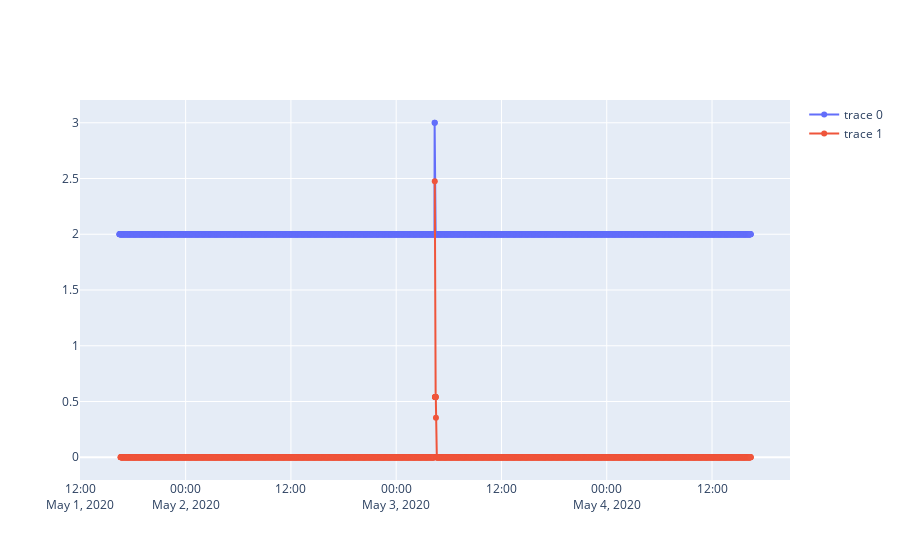

Notebook code cell kept with this figure:
### Code cell
fig = go.Figure()
fig.add_trace(
    go.Scatter(
        x=df['ds'],
        y=diffs,
        mode='lines+markers',
    )
)
fig.add_trace(
    go.Scatter(
        x=df['ds'],
        y=anomaly_score,
        mode='lines+markers',
    )
)
fig.show()

### Figure 1 — Plotly figure (JSON) as saved in the notebook; plotly's stock layout.template omitted (floating-point values rounded to 4 significant figures; data arrays with more than 128 entries replaced by an {"elided": "..."} marker saying what was removed)
{"data": [{"mode": "lines+markers", "type": "scatter", "x": {"elided": "4320 str values"}, "y": {"elided": "4320 int values"}}, {"mode": "lines+markers", "type": "scatter", "x": {"elided": "4320 str values"}, "y": {"elided": "4320 float values"}}], "layout": {}}
